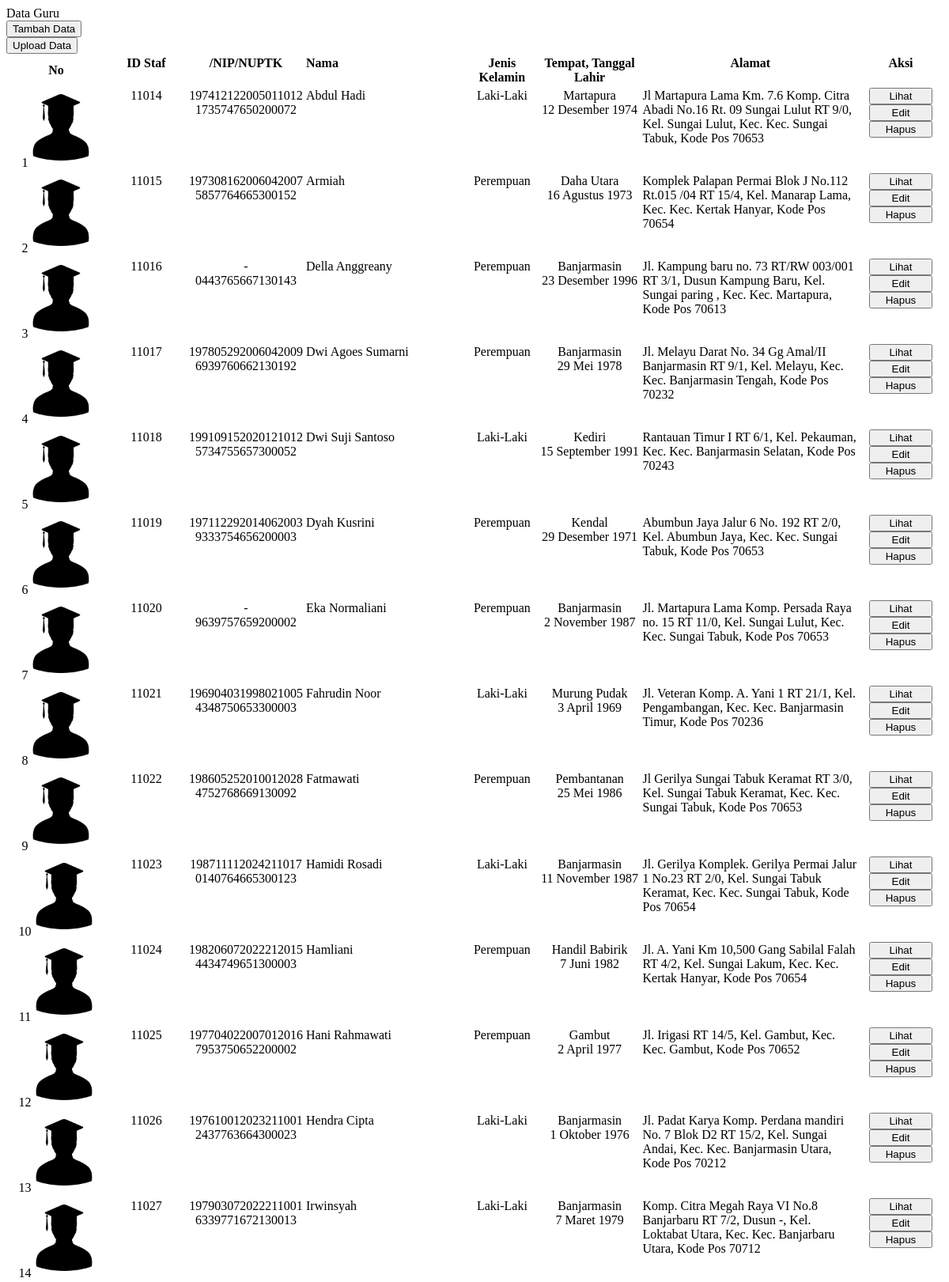
Screenshot of /app/page/guru.php (upper part) with the database file from the repository.
### tables this page shows
CREATE TABLE `tb_dstaf` (
  `id_dstaf` int(11) NOT NULL,
  `kd_staf` varchar(20) NOT NULL,
  `nm_staf` varchar(50) NOT NULL,
  `nik` varchar(16) NOT NULL,
  `nkk` varchar(16) NOT NULL,
  `nuptk` varchar(25) NOT NULL,
  `nip` varchar(20) NOT NULL,
  `jk` enum('L','P') NOT NULL,
  `tmp_l` varchar(40) NOT NULL,
  `tgl_l` date NOT NULL,
  `ppdk` varchar(20) NOT NULL,
  `glar` varchar(15) NOT NULL,
  `sklh_univ` varchar(100) NOT NULL,
  `stt_pgw` varchar(30) NOT NULL,
  `jptk` enum('Guru','Tendik','Kepsek','KTAS') NOT NULL,
  `agm` varchar(15) NOT NULL,
  `almt` text NOT NULL,
  `kontak` varchar(150) NOT NULL,
  `tgs_tmbh` varchar(80) NOT NULL,
  `sk_cpns` varchar(40) NOT NULL,
  `tgl_cpns` date NOT NULL,
  `sk_pengaktn` varchar(40) NOT NULL,
  `tmt_angkt` date NOT NULL,
  `lbg_angkt` varchar(40) NOT NULL,
  `pngkat_gl` varchar(10) NOT NULL,
  `sgaji` varchar(25) NOT NULL,
  `nm_ibu` varchar(35) NOT NULL,
  `sts_kwn` varchar(15) NOT NULL,
  `psngn` text NOT NULL,
  `tmt_pns` date NOT NULL,
  `npwp` varchar(11) NOT NULL,
  `nm_npwp` varchar(50) NOT NULL,
  `warga` varchar(40) NOT NULL,
  `rcd` timestamp NOT NULL DEFAULT current_timestamp(),
  `upd` timestamp NOT NULL DEFAULT current_timestamp(),
  `sts` enum('Y','N') NOT NULL
);

### config/server.php (called while the page is built, shortened)
<?php
$notbl = 1;

### config/lib/f_custom.php (called while the page is built, shortened)
<?php
function ft($ft, $fldr, $path = "../", $def = '')
{
	$format = [
		".jpg",
		".jpeg",
		".png",
		".JPG",
		".JPEG",
		".PNG"
	];
	$basePath = $path . "app/images/" . $fldr . "/";
	foreach ($format as $ext) {
		$filePath = $basePath . $ft . $ext;
	}
	return $def . "assets/img/account.png";
}

### config/lib/f_karakter.php (called while the page is built, shortened)
<?php
function f_nama($nama)
{
	return ucwords(strtolower($nama));
}

### config/lib/f_tanggal.php (called while the page is built, shortened)
<?php
function tgl($tgl, $format = 'Y-M-D')
{
	$tanggal = date('j', strtotime($tgl));
	$bulan_array = array(
		1 => 'Januari',
		2 => 'Februari',
		3 => 'Maret',
		4 => 'April',
		5 => 'Mei',
		6 => 'Juni',
		7 => 'Juli',
		8 => 'Agustus',
		9 => 'September',
		10 => 'Oktober',
		11 => 'November',
		12 => 'Desember',
	);
	$bl = date('n', strtotime($tgl));
	$bulan = $bulan_array[$bl];
	$tahun = date('Y', strtotime($tgl));
	if ($format == 'Y-M-D') {
		return "$tanggal $bulan $tahun";
	} elseif ($format == 'Y-M') {
		return "$bulan $tahun";
	} elseif ($format == 'Y') {
		return "$tahun";
	} else {
		return "$tanggal $bulan $tahun";
	}
}

### app/page/guru.php (the view, shortened to what this page needs)
<div class="row p-2 border-bottom fs-3 mb-4 shadow-sm ">
	Data Guru
</div>
<div class="row">
	<div class="col-auto">
		<button class="btn btn-primary" id="tambahData"><i class="bi bi-plus-lg"></i> Tambah Data</button>
	</div>
	<div class="col-auto">
		<button data-route="up_staf" data-id="guru" type="button" class="btn btn-outline-primary"><i class="bi bi-upload"></i> Upload Data</button>
	</div>
</div>
<div class="row mt-5">
	<div class="table-responsive">
		<table class="table table-hover" id="jtable">
			<thead>
				<tr>
					<th>No</th>
					<th>ID Staf</th>
					<th>/NIP/NUPTK</th>
					<th>Nama</th>
					<th>Jenis Kelamin</th>
					<th>Tempat, Tanggal Lahir</th>
					<th>Alamat</th>
					<th>Aksi</th>
				</tr>
			</thead>
			<tbody>
				<?php
				require_once "../config/server.php";
				$stmt = $pdo_conn->prepare("SELECT * FROM tb_dstaf WHERE jptk='Guru' ORDER BY kd_staf ASC");
				$stmt->execute();
				while ($row = $stmt->fetch(PDO::FETCH_ASSOC)) {
					$almt 	= json_decode($row['almt'], true);
					$jl 		= $almt['almt'] != "" ? $almt['almt'] : '';
					$rt 		= $almt['rt'] != "" ? $almt['rt'] : '0';
					$rw 		= $almt['rw'] != "" ? $almt['rw'] : '0';
					$dusun 	= $almt['dusun'] != "" ? ", Dusun " . $almt['dusun'] : '';
					$kel 		= $almt['kel'] != "" ? $almt['kel'] : '';
					$kec 		= $almt['kec'] != "" ? $almt['kec'] : '';
					$kdpos 	= $almt['kdpos'] != "" ? ", Kode Pos " . $almt['kdpos'] : '';
					$almt = $jl . " RT " . $rt . "/" . $rw .  $dusun . ", Kel. " . $kel . ", Kec. " . $kec .  $kdpos;
				?>
					<tr>
						<td><?= $notbl++; ?>
							<img src="<?= ft($row['kd_staf'], "staf"); ?>" alt="<?= $row['kd_staf']; ?>" class="" style="width: 75px; height: 100px; object-fit: cover;">
						</td>
						<td><?= $row['kd_staf'] ?></td>
						<td><?= $row['nip'] . '<br>' . $row['nuptk']; ?></td>
						<td><?= f_nama($row['nm_staf']); ?></td>
						<td><?= $row['jk'] == 'L' ? "Laki-Laki" : "Perempuan"; ?></td>
						<td><?= f_nama($row['tmp_l']) . "<br>" . tgl($row['tgl_l']); ?></td>
						<td><?= $almt; ?></td>
						<td>
							<div class="row g-1">
								<div class="col-12">
									<button data-route="p_data" data-id="<?= $row['kd_staf']; ?>" class="btn btn-sm btn-primary" style="width: 80px;"><i class="bi bi-card-text"></i> Lihat</button>
								</div>
								<div class="col-12">
									<button data-route="edt_staf" data-id="<?= $row['kd_staf']; ?>" class="btn btn-sm btn-info" style="width: 80px;"><i class="bi bi-pencil"></i> Edit</button>
								</div>
								<div class="col-12">
									<button class="btn btn-sm btn-danger" onclick="delData('<?= $row['kd_staf']; ?>')" style="width: 80px;"><i class="bi bi-trash3"></i> Hapus</button>
								</div>
							</div>
						</td>
					</tr>
				<?php } ?>
			</tbody>
		</table>
	</div>
</div>

### app/page/guru.php (style rules this page uses)
.table-responsive th:nth-child(1), .table-responsive td:nth-child(1) { min-width: 120px; text-align: center; }
.table-responsive th:nth-child(2), .table-responsive td:nth-child(2) { min-width: 100px; text-align: center; align-content: baseline; }
.table-responsive th:nth-child(3), .table-responsive td:nth-child(3) { min-width: 100px; text-align: center; align-content: baseline; }
.table-responsive th:nth-child(4), .table-responsive td:nth-child(4) { width: auto; min-width: 200px; text-align: left; align-content: baseline; }
.table-responsive th:nth-child(5), .table-responsive td:nth-child(5) { min-width: 80px; text-align: center; align-content: baseline; }
.table-responsive th:nth-child(6), .table-responsive td:nth-child(6) { min-width: 100px; text-align: center; align-content: baseline; }
.table-responsive th:nth-child(7) { min-width: 250px; max-width: 300px; text-align: center; align-content: baseline; }
.table-responsive td:nth-child(7) { min-width: 250px; max-width: 300px; text-align: start; align-content: baseline; }
.table-responsive th:nth-child(8), .table-responsive td:nth-child(8) { min-width: 100px; max-width: 100px; text-align: center; align-content: baseline; }

### rows the page displays
tb_dstaf: kd_staf "11014", nip "197412122005011012", nuptk "1735747650200072", nm_staf "Abdul Hadi", jk "Laki-Laki", tmp_l "Martapura", tgl_l "12 Desember 1974", almt "Jl Martapura Lama Km. 7.6 Komp. Citra Abadi No.16 Rt. 09 Sungai Lulut RT 9/0, Kel. Sungai Lulut, Kec. Kec. Sungai Tabuk, Kode Pos 70653"
tb_dstaf: kd_staf "11015", nip "197308162006042007", nuptk "5857764665300152", nm_staf "Armiah", jk "Perempuan", tmp_l "Daha Utara", tgl_l "16 Agustus 1973", almt "Komplek Palapan Permai Blok J No.112 Rt.015 /04 RT 15/4, Kel. Manarap Lama, Kec. Kec. Kertak Hanyar, Kode Pos 70654"
tb_dstaf: kd_staf "11016", nip "-", nuptk "0443765667130143", nm_staf "Della Anggreany", jk "Perempuan", tmp_l "Banjarmasin", tgl_l "23 Desember 1996", almt "Jl. Kampung baru no. 73 RT/RW 003/001 RT 3/1, Dusun Kampung Baru, Kel. Sungai paring , Kec. Kec. Martapura, Kode Pos 70613"
tb_dstaf: kd_staf "11017", nip "197805292006042009", nuptk "6939760662130192", nm_staf "Dwi Agoes Sumarni", jk "Perempuan", tmp_l "Banjarmasin", tgl_l "29 Mei 1978", almt "Jl. Melayu Darat No. 34 Gg Amal/II Banjarmasin RT 9/1, Kel. Melayu, Kec. Kec. Banjarmasin Tengah, Kode Pos 70232"
tb_dstaf: kd_staf "11018", nip "199109152020121012", nuptk "5734755657300052", nm_staf "Dwi Suji Santoso", jk "Laki-Laki", tmp_l "Kediri", tgl_l "15 September 1991", almt "Rantauan Timur I RT 6/1, Kel. Pekauman, Kec. Kec. Banjarmasin Selatan, Kode Pos 70243"
tb_dstaf: kd_staf "11019", nip "197112292014062003", nuptk "9333754656200003", nm_staf "Dyah Kusrini", jk "Perempuan", tmp_l "Kendal", tgl_l "29 Desember 1971", almt "Abumbun Jaya Jalur 6 No. 192 RT 2/0, Kel. Abumbun Jaya, Kec. Kec. Sungai Tabuk, Kode Pos 70653"
tb_dstaf: kd_staf "11020", nip "-", nuptk "9639757659200002", nm_staf "Eka Normaliani", jk "Perempuan", tmp_l "Banjarmasin", tgl_l "2 November 1987", almt "Jl. Martapura Lama Komp. Persada Raya no. 15 RT 11/0, Kel. Sungai Lulut, Kec. Kec. Sungai Tabuk, Kode Pos 70653"
tb_dstaf: kd_staf "11021", nip "196904031998021005", nuptk "4348750653300003", nm_staf "Fahrudin Noor", jk "Laki-Laki", tmp_l "Murung Pudak", tgl_l "3 April 1969", almt "Jl. Veteran Komp. A. Yani 1 RT 21/1, Kel. Pengambangan, Kec. Kec. Banjarmasin Timur, Kode Pos 70236"
tb_dstaf: kd_staf "11022", nip "198605252010012028", nuptk "4752768669130092", nm_staf "Fatmawati", jk "Perempuan", tmp_l "Pembantanan", tgl_l "25 Mei 1986", almt "Jl Gerilya Sungai Tabuk Keramat RT 3/0, Kel. Sungai Tabuk Keramat, Kec. Kec. Sungai Tabuk, Kode Pos 70653"
tb_dstaf: kd_staf "11023", nip "198711112024211017", nuptk "0140764665300123", nm_staf "Hamidi Rosadi", jk "Laki-Laki", tmp_l "Banjarmasin", tgl_l "11 November 1987", almt "Jl. Gerilya Komplek. Gerilya Permai Jalur 1 No.23 RT 2/0, Kel. Sungai Tabuk Keramat, Kec. Kec. Sungai Tabuk, Kode Pos 70654"
tb_dstaf: kd_staf "11024", nip "198206072022212015", nuptk "4434749651300003", nm_staf "Hamliani", jk "Perempuan", tmp_l "Handil Babirik", tgl_l "7 Juni 1982", almt "Jl. A. Yani Km 10,500 Gang Sabilal Falah RT 4/2, Kel. Sungai Lakum, Kec. Kec. Kertak Hanyar, Kode Pos 70654"
tb_dstaf: kd_staf "11025", nip "197704022007012016", nuptk "7953750652200002", nm_staf "Hani Rahmawati", jk "Perempuan", tmp_l "Gambut", tgl_l "2 April 1977", almt "Jl. Irigasi RT 14/5, Kel. Gambut, Kec. Kec. Gambut, Kode Pos 70652"
tb_dstaf: kd_staf "11026", nip "197610012023211001", nuptk "2437763664300023", nm_staf "Hendra Cipta", jk "Laki-Laki", tmp_l "Banjarmasin", tgl_l "1 Oktober 1976", almt "Jl. Padat Karya Komp. Perdana mandiri No. 7 Blok D2 RT 15/2, Kel. Sungai Andai, Kec. Kec. Banjarmasin Utara, Kode Pos 70212"
tb_dstaf: kd_staf "11027", nip "197903072022211001", nuptk "6339771672130013", nm_staf "Irwinsyah", jk "Laki-Laki", tmp_l "Banjarmasin", tgl_l "7 Maret 1979", almt "Komp. Citra Megah Raya VI No.8 Banjarbaru RT 7/2, Dusun -, Kel. Loktabat Utara, Kec. Kec. Banjarbaru Utara, Kode Pos 70712"
